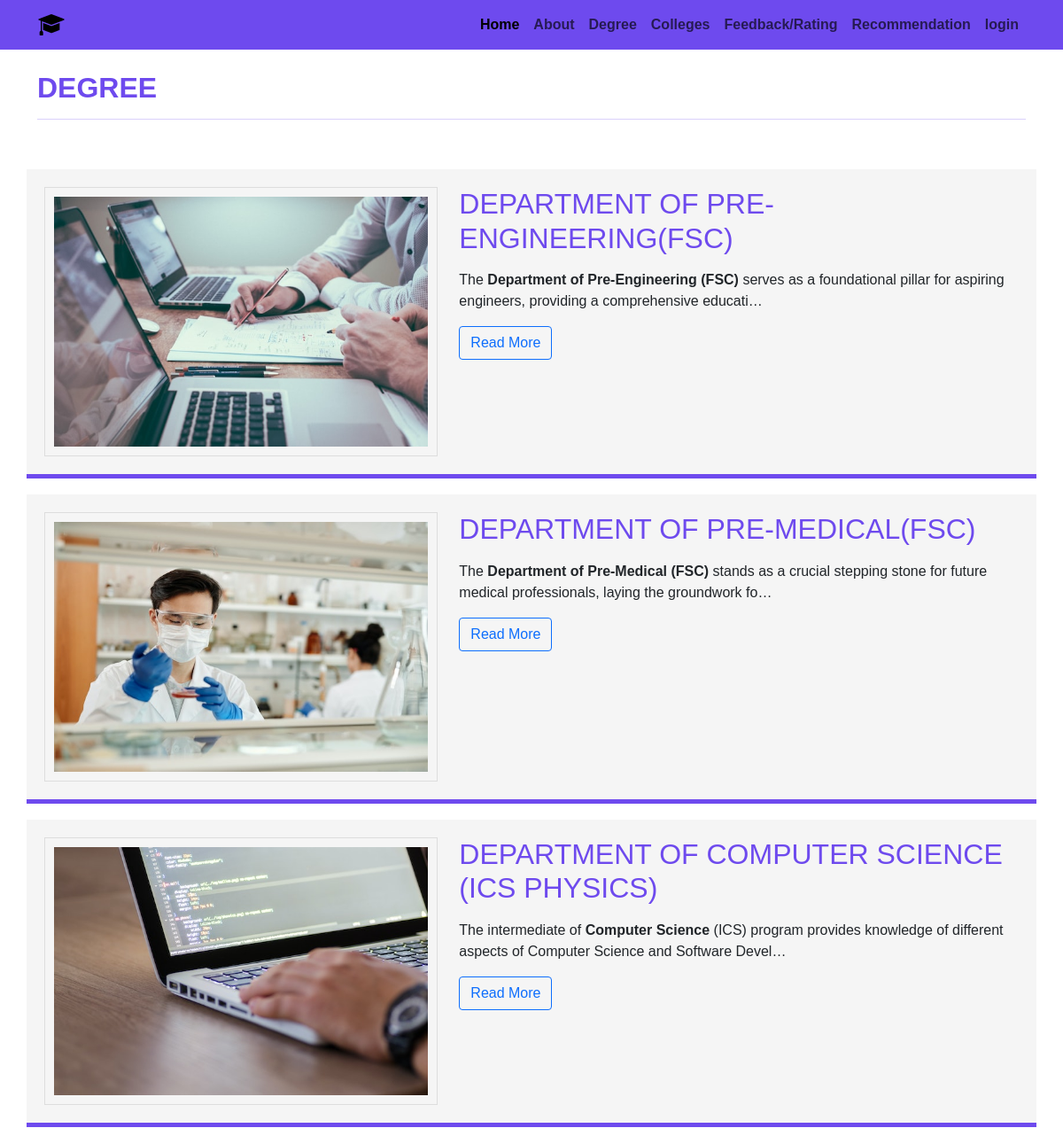
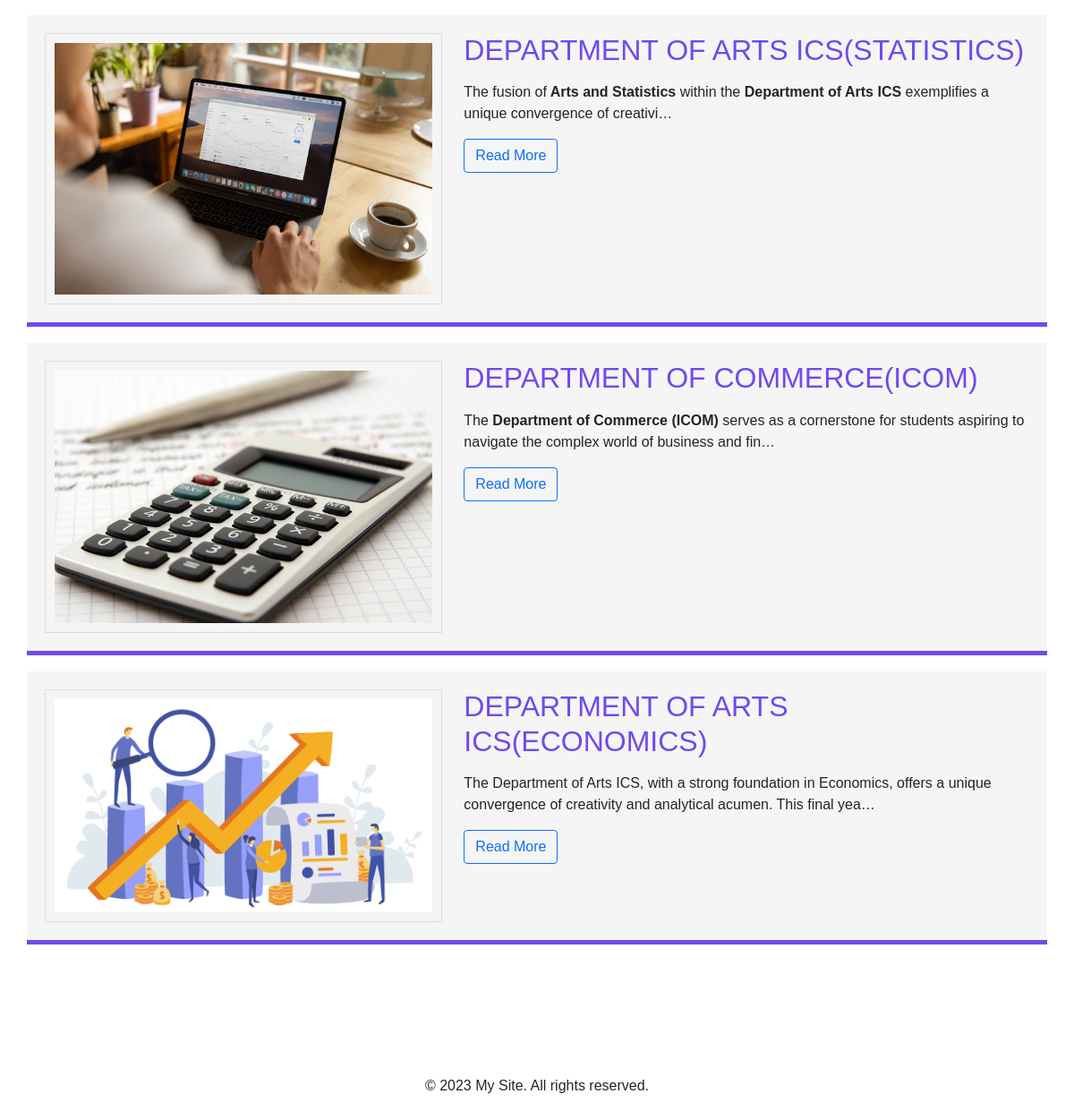
/degree/, run on the app's committed database (2 pictures, top to bottom).
### degree/models.py (models this page shows, shortened)
class Postd(models.Model):
	sno = models.AutoField(primary_key=True)
	title = models.CharField(max_length=255,blank=True,null=True)
	image = models.ImageField(upload_to='images/%y', blank=True,null=True)
	text = RichTextField()
	date = models.DateTimeField(auto_now_add=True)
	slug = AutoSlugField(populate_from='title',null=True)
	subjecturdu= models.CharField(max_length=255,blank=True,null=True)
	subjectenglish= models.CharField(max_length=255,blank=True,null=True)
	subjectmath= models.CharField(max_length=255,blank=True,null=True)
	subjectphyics= models.CharField(max_length=255,blank=True,null=True)
	subjectchemistry= models.CharField(max_length=255,blank=True,null=True)
	subjectpakstudy= models.CharField(max_length=255,blank=True,null=True)
	subjectislmaic= models.CharField(max_length=255,blank=True,null=True)

### college_recommendation_sys/views.py (the view)
# urls.py: path('degree/',views.degree ,name='degree'),
def degree(request):
    allPost = Postd.objects.all()
    context = {'posts':allPost}
    return render(request, 'degree.html',context)

### templates/degree.html
{% extends "base.html" %}
{% block contact %}
<br>
<section class="degrees-section py-5" id="degrees">
    <div class="container">
       <div class="row">
          <div class="col-md-12">
             <div class="titlepage  mt-2 mb-5 degree-1">
                <h2>Degree <hr></h2>
             </div>
          </div>
       </div>
       <div class="row ">
         {% for post in posts %}
          <div class="col-md-12 mt-2 degreepost ">
             <div class="row d_flex  ">
                <div class="col-md-5">
                   <div class="news_img aboutimg">
                      <img src="{{ post.image.url }}" alt="Sample degree img" class="img-fluid">
                   </div>
                </div>
                <div class="col-md-7">
                    <div class="card-body">
                        <div class="card-title depart">
                          <h2>{{post.title | safe}}</h2>
                        </div>
                        <div class="card-text">
                          <p>
                           {{post.text | safe | truncatechars:150}}
                          </p>
                        </div>
                       <a href="{%  url 'single_deg' post.slug %}" class="btn btn-outline-primary rounded-1 ">Read More</a>
                    </div>
                </div>
                </div>
             </div>
             {%  endfor %}
          </div>
          <br>
          <br>
          <br>
       </div>
</section>
{% endblock  %}

### templates/base.html
{% include "header.html" %}
{% block contact %}
{% endblock  %}
{% include "footer.html" %}

### templates/header.html (shortened to what this page needs)
{% load static %}
<!DOCTYPE html>
<html lang="en">
<head>
    <link rel="stylesheet" href="https://cdnjs.cloudflare.com/ajax/libs/font-awesome/6.2.0/css/all.min.css" />
    <link href="https://cdn.jsdelivr.net/npm/bootstrap@5.3.1/dist/css/bootstrap.min.css" rel="stylesheet">
    <link rel="stylesheet" href="/static/css/style2.css" value="text/css">
  </head>
<body>
    <nav class="navbar navbar-expand-lg position-absolute w-100 text-dark navbg" data-bs-theme="light" >
        <div class="container">
          <img src="/static/images/mortarboard.png" alt="#logo">
          <div class="collapse navbar-collapse" id="navbarsupportedcontent ">
            <ul class="navbar-nav me-auto mb-2 mb-lg-0 w-100 justify-content-end text-center ">
                <li class="nav-item"><a href="/" class="nav-link active" arisa-current="page">Home</a></li>
                <li class="nav-item"><a href="/about" class="nav-link " >About</a></li>
                <li class="nav-item"><a href="/degree" class="nav-link " >Degree</a></li>
                <li class="nav-item"><a href="/clgpost/college" class="nav-link " >Colleges</a></li>
                <li class="nav-item"><a href="/feedback" class="nav-link " >Feedback/Rating</a></li>
                <li class="nav-item"><a href="/recommendation/recommend" class="nav-link " >Recommendation</a></li>
                {% if request.user.is_authenticated %}
                <li class="nav-item"><a href="/logout" class="nav-link " >{{request.user.get_username}}  logout</a></li>
                {%  else %}
                <li class="nav-item"><a href="/login" class="nav-link " >login</a></li>
                {% endif %}
            </ul>
          </div>
        </div>
    </nav>

### templates/footer.html (shortened to what this page needs)
{% load static %}
<section class="footer-section py-3">
  <div class="text  ">
    <div class="container">
      <div class="row">
        <div class="col-lg-12 ">
          <p class="text-center mb-0">
            &copy; 2023 My Site. All rights reserved.
          </p>
        </div>
      </div>
    </div>
  </div>
  </section>
  </body>
  </html>

### static/css/style2.css (style rules this page uses)
body { font-family: Arial, sans-serif; }
.navbg { background: #6e4aee; }
.nav-item { font-weight: bold; color: #060827; }
.aboutimg img { padding:10px; border: 1px solid #ddd; }
.degreepost { padding: 20px; background-color: #f5f5f5; border-bottom: solid 5px #6e4aee; margin-bottom: 10px;; }
.degree-1 h2 { color: #6e4aee; text-transform: uppercase; font-weight: bold; }
.depart h2 { color: #6e4aee; text-transform: uppercase; }

### data on the page
Postd: image (picture), title "DEPARTMENT OF PRE-ENGINEERING(FSC)", text "The Department of Pre-Engineering (FSC) serves as a foundational pillar for aspiring engineers, providing a comprehensive educati…"
Postd: image (picture), title "DEPARTMENT OF PRE-MEDICAL(FSC)", text "The Department of Pre-Medical (FSC) stands as a crucial stepping stone for future medical professionals, laying the groundwork fo…"
Postd: image (picture), title "DEPARTMENT OF COMPUTER SCIENCE (ICS PHYSICS)", text "The intermediate of Computer Science (ICS) program provides knowledge of different aspects of Computer Science and Software Devel…"
Postd: image (picture), title "DEPARTMENT OF ARTS ICS(STATISTICS)", text "The fusion of Arts and Statistics within the Department of Arts ICS exemplifies a unique convergence of creativi…"
Postd: image (picture), title "DEPARTMENT OF COMMERCE(ICOM)", text "The Department of Commerce (ICOM) serves as a cornerstone for students aspiring to navigate the complex world of business and fin…"
Postd: image (picture), title "DEPARTMENT OF ARTS ICS(ECONOMICS)", text "The Department of Arts ICS, with a strong foundation in Economics, offers a unique convergence of creativity and analytical acumen. This final yea…"
